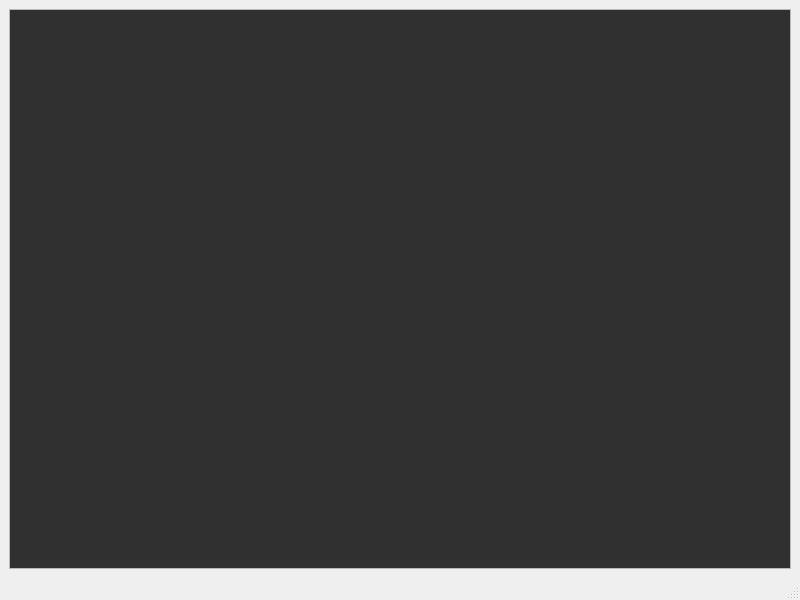
<?xml version="1.0" encoding="UTF-8"?>
<ui version="4.0">
 <class>ImageBrowserWindow</class>
 <widget class="QMainWindow" name="ImageBrowserWindow">
  <property name="windowModality">
   <enum>Qt::ApplicationModal</enum>
  </property>
  <property name="geometry">
   <rect>
    <x>0</x>
    <y>0</y>
    <width>800</width>
    <height>600</height>
   </rect>
  </property>
  <property name="windowTitle">
   <string>Image Browser</string>
  </property>
  <widget class="QWidget" name="centralwidget">
   <layout class="QVBoxLayout" name="verticalLayout">
    <item>
     <widget class="QListWidget" name="_thumbnailBrowser">
      <property name="palette">
       <palette>
        <active>
         <colorrole role="Text">
          <brush brushstyle="SolidPattern">
           <color alpha="255">
            <red>248</red>
            <green>248</green>
            <blue>248</blue>
           </color>
          </brush>
         </colorrole>
         <colorrole role="Base">
          <brush brushstyle="SolidPattern">
           <color alpha="255">
            <red>48</red>
            <green>48</green>
            <blue>48</blue>
           </color>
          </brush>
         </colorrole>
        </active>
        <inactive>
         <colorrole role="Text">
          <brush brushstyle="SolidPattern">
           <color alpha="255">
            <red>248</red>
            <green>248</green>
            <blue>248</blue>
           </color>
          </brush>
         </colorrole>
         <colorrole role="Base">
          <brush brushstyle="SolidPattern">
           <color alpha="255">
            <red>48</red>
            <green>48</green>
            <blue>48</blue>
           </color>
          </brush>
         </colorrole>
        </inactive>
        <disabled>
         <colorrole role="Text">
          <brush brushstyle="SolidPattern">
           <color alpha="255">
            <red>120</red>
            <green>120</green>
            <blue>120</blue>
           </color>
          </brush>
         </colorrole>
         <colorrole role="Base">
          <brush brushstyle="SolidPattern">
           <color alpha="255">
            <red>240</red>
            <green>240</green>
            <blue>240</blue>
           </color>
          </brush>
         </colorrole>
        </disabled>
       </palette>
      </property>
      <property name="contextMenuPolicy">
       <enum>Qt::CustomContextMenu</enum>
      </property>
      <property name="horizontalScrollBarPolicy">
       <enum>Qt::ScrollBarAsNeeded</enum>
      </property>
      <property name="selectionMode">
       <enum>QAbstractItemView::ExtendedSelection</enum>
      </property>
      <property name="movement">
       <enum>QListView::Static</enum>
      </property>
      <property name="flow">
       <enum>QListView::LeftToRight</enum>
      </property>
      <property name="isWrapping" stdset="0">
       <bool>true</bool>
      </property>
      <property name="resizeMode">
       <enum>QListView::Adjust</enum>
      </property>
      <property name="viewMode">
       <enum>QListView::IconMode</enum>
      </property>
      <property name="uniformItemSizes">
       <bool>false</bool>
      </property>
      <property name="wordWrap">
       <bool>true</bool>
      </property>
     </widget>
    </item>
   </layout>
  </widget>
  <widget class="QMenuBar" name="menubar">
   <property name="geometry">
    <rect>
     <x>0</x>
     <y>0</y>
     <width>800</width>
     <height>21</height>
    </rect>
   </property>
  </widget>
  <widget class="QStatusBar" name="statusbar"/>
 </widget>
 <resources/>
 <connections/>
</ui>
